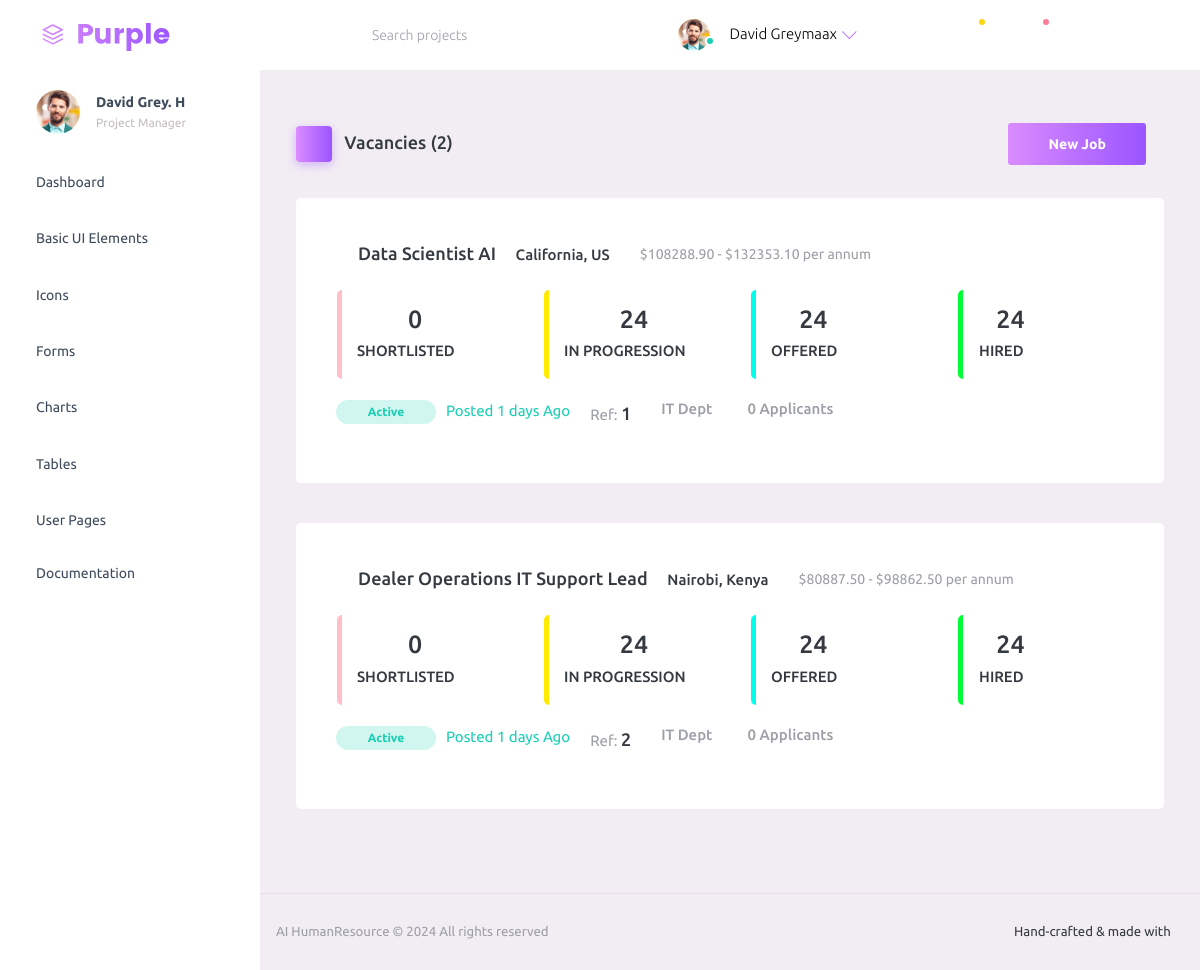
Screenshot of /human-resource/ with the database file from the repository.
### HumanResource/models.py (models this page shows, shortened)
class Job(models.Model):
    job_title = models.CharField(max_length=100, null=False)
    department = models.CharField(max_length=50, choices=departments)
    salary = models.IntegerField()
    location = models.CharField(max_length=100, choices=locations)
    introduction = models.CharField(max_length=220)
    brief_posting_description = models.CharField(max_length=400)
    responsibilities = models.CharField(max_length=3000)
    qualifications = models.CharField(max_length=1500)
    is_active = models.BooleanField(default=True)
    date_posted = models.DateField(auto_now_add=True)
    shortlist = models.ManyToManyField('Applicant', related_name='shortlisted_jobs', blank=True)

### HumanResource/views.py (the view)
# urls.py: 2. Add a URL to urlpatterns:  path('', views.home, name='home')
def home(request):
    jobs = Job.objects.all()
    job_data = {}
    for j in jobs:
        lower_bound = j.salary * 0.9
        upper_bound = j.salary * 1.1
        posted = (datetime.datetime.today().date() - j.date_posted).days
        applicants = j.applicants.all().count()
        shortlisted = j.shortlist.all().count()
        job_data[j.id] = {
            'job': j,
            'lower_bound': f"{lower_bound:.2f}",
            'upper_bound': f"{upper_bound:.2f}",
            'posted': posted,
            'applicants': applicants,
            'shortlisted': shortlisted
        }
    return render(request, 'app/hr_dashboard.html', {'job_data': job_data, 'total_jobs': Job.objects.all().count()})

### HumanResource/templates/app/hr_dashboard.html (shortened to what this page needs)
{% extends 'app/index.html' %}
{% load static %}
{% block body %}
<div class="page-header">
    <h3 class="page-title">
      <span class="page-title-icon bg-gradient-primary text-white me-2">
        <i class="mdi mdi-home"></i>
      </span> Vacancies ({{ total_jobs }})
    </h3>
    <nav aria-label="breadcrumb">
      <ul class="breadcrumb">
        <li class="breadcrumb-item active" aria-current="page">
          <a class="btn btn-gradient-primary btn-md" href="{% url 'new-job' %}">New Job</a></i>
        </li>
      </ul>
    </nav>
</div>
{% if job_data %}
{% for job_id, data in job_data.items %}
<div class="row">
    <div class="col-12 grid-margin">
      <div class="card">
        <div class="card-body">
            <div class="row">
                <div class="d-flex flex-row">
                    <h4 class="card-title"><i class="mdi mdi-checkbox-marked-outline text-success" style="font-size: 23px;"></i> {{ data.job.job_title }}</h4>
                    <h6 style="margin: 8px;"><i class="mdi mdi-map-marker-outline"></i>{{ data.job.location }}</h6>
                    <small class="text-muted" style="margin: 8px;"><i class="mdi mdi-cash-multiple"></i> ${{ data.lower_bound }} - ${{ data.upper_bound }} per annum</small>
                </div>
            </div>
            <div class="row">
              <div class="col-md-3 stretch-card grid-margin">
                <a class="btn" style="padding: 0px !important;" href="{% url 'shortlist' %}">
                <div class="card"  style="border-left: 5px solid pink; margin-top: 10px;">
                  <div class="card-body" style="padding: 15px;">
                    <h3><i class="mdi mdi-account-multiple-outline" style="color: pink;"></i> {{ data.shortlisted }}</h3>
                          <div class="metric-value d-inline-block">
                              <h6 class="mb-1">SHORTLISTED</h6>
                          </div>
                  </div>
                </div>
              </a>
              </div>
              <div class="col-md-3 stretch-card grid-margin">
                <a class="btn" style="padding: 0px !important;" >
                <div class="card"  style="border-left: 5px solid rgb(255, 234, 0); margin-top: 10px;">
                  <div class="card-body" style="padding: 15px;">
                    <h3><i class="mdi mdi-arrow-right" style="color: rgb(255, 234, 0);"></i> 24</h3>
                          <div class="metric-value d-inline-block">
                              <h6 class="mb-1">IN PROGRESSION</h6>
                          </div>
                  </div>
                </div>
                </a>
              </div>
              <div class="col-md-3 stretch-card grid-margin">
                <a class="btn" style="padding: 0px !important;" >
                <div class="card"  style="border-left: 5px solid rgb(0, 255, 234); margin-top: 10px;">
                  <div class="card-body" style="padding: 15px;">
                    <h3><i class="mdi mdi-check" style="color: rgb(0, 255, 234);"></i> 24</h3>
                          <div class="metric-value d-inline-block">
                              <h6 class="mb-1">OFFERED</h6>
                          </div>
                  </div>
                </div>
                </a>
              </div>
              <div class="col-md-3 stretch-card grid-margin">
                <a class="btn" style="padding: 0px !important;" >
                <div class="card"  style="border-left: 5px solid rgb(0, 255, 55); margin-top: 10px;">
                  <div class="card-body" style="padding: 15px;">
                    <h3><i class="mdi mdi-thumb-up-outline" style="color: rgb(0, 255, 55);"></i> 24</h3>
                          <div class="metric-value d-inline-block">
                              <h6 class="mb-1">HIRED</h6>
                          </div>
                  </div>
                </div>
                </a>
              </div>
            </div>
            <div class="row">
              <div class="stretch-card" style="margin-top: -20px;">
                {% if data.job.is_active %}
                <a class="btn btn-inverse-success btn-rounded btn-md"
                style="height: 24px !important; padding: 5px !important; width: 100px !important; font-size: 12px;" href="{% url 'edit-job' data.job.id %}">Active</a>
                {% else %}
                <a class="btn btn-inverse-danger btn-rounded btn-md"
                style="height: 24px !important; padding: 5px !important; width: 100px !important; font-size: 12px;" href="{% url 'edit-job' data.job.id %}">Expired</a>
                {% endif %}
                {% if data.posted > 0 %}
                <p class="text-success" style="margin-left: 10px;">Posted {{ data.posted }} days Ago</p>
                {% else %}
                <p class="text-success" style="margin-left: 10px;">Posted today</p>
                {% endif %}
                <p class="text-muted" style="margin-left: 20px;">Ref: <span class="card-title">{{ data.job.id }}</span></p>
                <h6 class="text-muted" style="margin-left: 30px;">{{ data.job.department }} Dept</h6>
                <h6 class="text-muted" style="margin-left: 20px;"><i class="mdi mdi-account"></i> {{ data.applicants }} Applicants</h6>
              </div>
            </div>
        </div>
      </div>
    </div>
  </div>
{% endfor %}
{% else %}
<div class="row">
  <h4 class="card-title"> No Jobs Available</h4>
</div>
{% endif %}
{% endblock body %}

### rows the page displays
Job: job.job_title "Data Scientist AI", job.location "California, US", lower_bound "108288.90", upper_bound "132353.10", shortlisted "0", is_active "Active", posted "1", job.id "1", job.department "IT", applicants "0"
Job: job.job_title "Dealer Operations IT Support Lead", job.location "Nairobi, Kenya", lower_bound "80887.50", upper_bound "98862.50", shortlisted "0", shows "Active", posted "1", job.id "2", job.department "IT", applicants "0"

### other values shown
{{ total_jobs }} "2"
